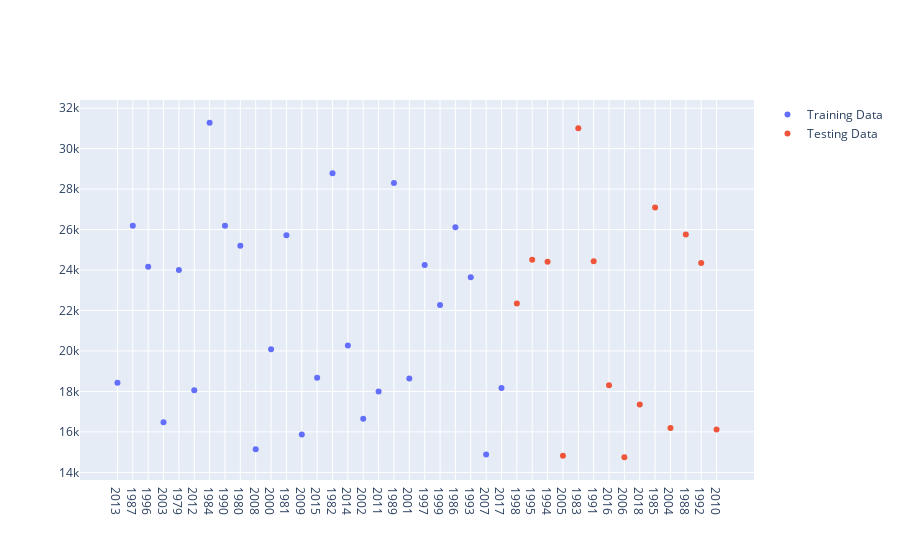

Notebook cell for this chart:
### Markdown cell above
##### 5.1.1 Visual Representation  of Training and Testing Division
In order to understand better our data spliting we visulize it via the ploting

### Code cell
import plotly.graph_objects as go

fig = go.Figure()

fig.add_trace(go.Scatter(x=xTrain, y=yTrain,
                    mode='markers',
                    name='Training Data'))
fig.add_trace(go.Scatter(x=xTest, y=yTest,
                    mode='markers',
                    name='Testing Data'))

fig.show()

### Figure 1 — Plotly figure (JSON) as saved in the notebook; plotly's stock layout.template omitted (floating-point values rounded to 4 significant figures)
{"data": [{"mode": "markers", "name": "Training Data", "type": "scatter", "x": ["2013", "1987", "1996", "2003", "1979", "2012", "1984", "1990", "1980", "2008", "2000", "1981", "2009", "2015", "1982", "2014", "2002", "2011", "1989", "2001", "1997", "1999", "1986", "1993", "2007", "2017"], "y": [18434, 26188, 24164, 16484, 24007, 18056, 31279, 26183, 25206, 15144, 20084, 25723, 15873, 18676, 28782, 20274, 16652, 17992, 28307, 18641, 24244, 22277, 26116, 23650, 14884, 18175]}, {"mode": "markers", "name": "Testing Data", "type": "scatter", "x": ["1998", "1995", "1994", "2005", "1983", "1991", "2016", "2006", "2018", "1985", "2004", "1988", "1992", "2010"], "y": [22347, 24512, 24405, 14823, 31010, 24434, 18311, 14749, 17358, 27087, 16189, 25755, 24346, 16125]}], "layout": {}}
